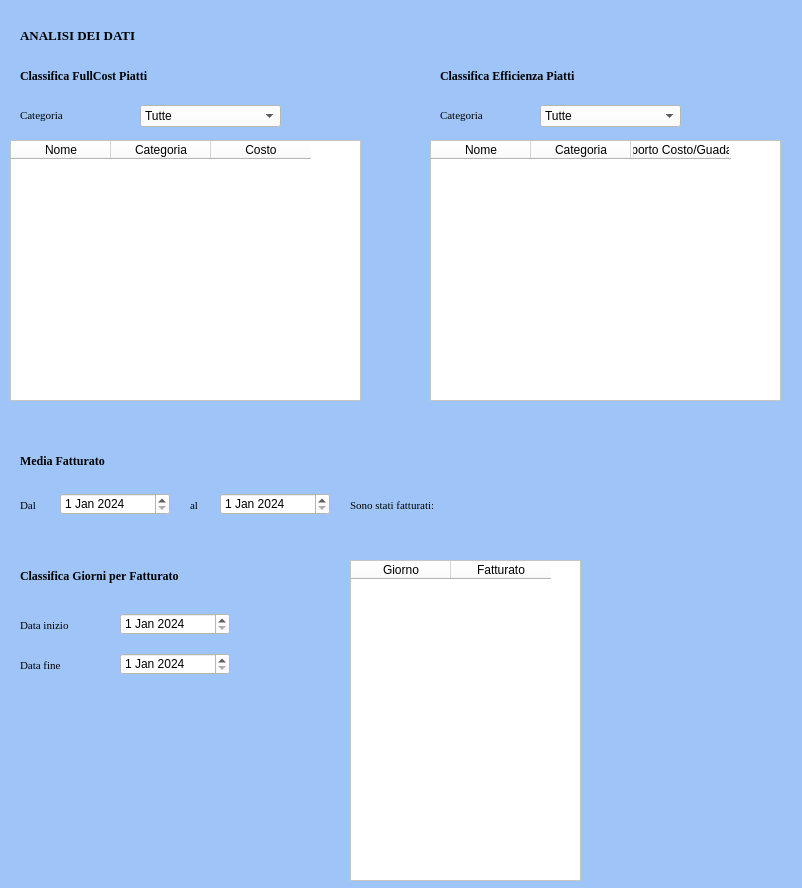
<?xml version="1.0" encoding="UTF-8"?>
<ui version="4.0">
 <class>AnalisiDati</class>
 <widget class="QDialog" name="AnalisiDati">
  <property name="geometry">
   <rect>
    <x>0</x>
    <y>0</y>
    <width>802</width>
    <height>888</height>
   </rect>
  </property>
  <property name="windowTitle">
   <string>Analisi dei Dati</string>
  </property>
  <property name="styleSheet">
   <string notr="true">background-color: rgb(159, 197, 248);</string>
  </property>
  <widget class="QLabel" name="label">
   <property name="geometry">
    <rect>
     <x>20</x>
     <y>10</y>
     <width>201</width>
     <height>51</height>
    </rect>
   </property>
   <property name="font">
    <font>
     <family>Georgia</family>
     <pointsize>10</pointsize>
     <weight>75</weight>
     <bold>true</bold>
    </font>
   </property>
   <property name="text">
    <string>ANALISI DEI DATI</string>
   </property>
  </widget>
  <widget class="QLabel" name="label_2">
   <property name="geometry">
    <rect>
     <x>20</x>
     <y>60</y>
     <width>191</width>
     <height>31</height>
    </rect>
   </property>
   <property name="font">
    <font>
     <family>Georgia</family>
     <pointsize>9</pointsize>
     <weight>75</weight>
     <bold>true</bold>
    </font>
   </property>
   <property name="text">
    <string>Classifica FullCost Piatti</string>
   </property>
  </widget>
  <widget class="QTableWidget" name="twFullCostPiatti">
   <property name="geometry">
    <rect>
     <x>10</x>
     <y>140</y>
     <width>351</width>
     <height>261</height>
    </rect>
   </property>
   <property name="styleSheet">
    <string notr="true">background-color: rgb(255, 255, 255);</string>
   </property>
   <property name="sizeAdjustPolicy">
    <enum>QAbstractScrollArea::AdjustToContentsOnFirstShow</enum>
   </property>
   <column>
    <property name="text">
     <string>Nome</string>
    </property>
   </column>
   <column>
    <property name="text">
     <string>Categoria</string>
    </property>
   </column>
   <column>
    <property name="text">
     <string>Costo</string>
    </property>
   </column>
  </widget>
  <widget class="QTableWidget" name="twEfficienzaPiatti">
   <property name="geometry">
    <rect>
     <x>430</x>
     <y>140</y>
     <width>351</width>
     <height>261</height>
    </rect>
   </property>
   <property name="styleSheet">
    <string notr="true">background-color: rgb(255, 255, 255);</string>
   </property>
   <property name="sizeAdjustPolicy">
    <enum>QAbstractScrollArea::AdjustToContents</enum>
   </property>
   <column>
    <property name="text">
     <string>Nome</string>
    </property>
   </column>
   <column>
    <property name="text">
     <string>Categoria</string>
    </property>
   </column>
   <column>
    <property name="text">
     <string>Rapporto Costo/Guadagno</string>
    </property>
   </column>
  </widget>
  <widget class="QLabel" name="label_3">
   <property name="geometry">
    <rect>
     <x>440</x>
     <y>60</y>
     <width>211</width>
     <height>31</height>
    </rect>
   </property>
   <property name="font">
    <font>
     <family>Georgia</family>
     <pointsize>9</pointsize>
     <weight>75</weight>
     <bold>true</bold>
    </font>
   </property>
   <property name="text">
    <string>Classifica Efficienza Piatti</string>
   </property>
  </widget>
  <widget class="QLabel" name="label_5">
   <property name="geometry">
    <rect>
     <x>20</x>
     <y>445</y>
     <width>141</width>
     <height>31</height>
    </rect>
   </property>
   <property name="font">
    <font>
     <family>Georgia</family>
     <pointsize>9</pointsize>
     <weight>75</weight>
     <bold>true</bold>
    </font>
   </property>
   <property name="text">
    <string>Media Fatturato </string>
   </property>
  </widget>
  <widget class="QDateEdit" name="deInizioMediaFatturato">
   <property name="geometry">
    <rect>
     <x>60</x>
     <y>493</y>
     <width>110</width>
     <height>22</height>
    </rect>
   </property>
   <property name="styleSheet">
    <string notr="true">background-color: rgb(255, 255, 255);</string>
   </property>
   <property name="dateTime">
    <datetime>
     <hour>0</hour>
     <minute>0</minute>
     <second>0</second>
     <year>2024</year>
     <month>1</month>
     <day>1</day>
    </datetime>
   </property>
  </widget>
  <widget class="QLabel" name="label_6">
   <property name="geometry">
    <rect>
     <x>20</x>
     <y>490</y>
     <width>21</width>
     <height>31</height>
    </rect>
   </property>
   <property name="font">
    <font>
     <family>Georgia</family>
     <pointsize>8</pointsize>
     <weight>50</weight>
     <bold>false</bold>
    </font>
   </property>
   <property name="text">
    <string>Dal</string>
   </property>
  </widget>
  <widget class="QLabel" name="label_7">
   <property name="geometry">
    <rect>
     <x>190</x>
     <y>490</y>
     <width>31</width>
     <height>31</height>
    </rect>
   </property>
   <property name="font">
    <font>
     <family>Georgia</family>
     <pointsize>8</pointsize>
     <weight>50</weight>
     <bold>false</bold>
    </font>
   </property>
   <property name="text">
    <string>al</string>
   </property>
  </widget>
  <widget class="QDateEdit" name="deFineMediaFatturato">
   <property name="geometry">
    <rect>
     <x>220</x>
     <y>493</y>
     <width>110</width>
     <height>22</height>
    </rect>
   </property>
   <property name="styleSheet">
    <string notr="true">background-color: rgb(255, 255, 255);</string>
   </property>
   <property name="dateTime">
    <datetime>
     <hour>23</hour>
     <minute>59</minute>
     <second>59</second>
     <year>2024</year>
     <month>1</month>
     <day>1</day>
    </datetime>
   </property>
   <property name="time">
    <time>
     <hour>23</hour>
     <minute>59</minute>
     <second>59</second>
    </time>
   </property>
  </widget>
  <widget class="QLabel" name="label_9">
   <property name="geometry">
    <rect>
     <x>350</x>
     <y>490</y>
     <width>131</width>
     <height>31</height>
    </rect>
   </property>
   <property name="font">
    <font>
     <family>Georgia</family>
     <pointsize>8</pointsize>
     <weight>50</weight>
     <bold>false</bold>
    </font>
   </property>
   <property name="text">
    <string>Sono stati fatturati:</string>
   </property>
  </widget>
  <widget class="QLabel" name="lblValoreMediaFatturato">
   <property name="geometry">
    <rect>
     <x>480</x>
     <y>490</y>
     <width>51</width>
     <height>31</height>
    </rect>
   </property>
   <property name="font">
    <font>
     <family>Georgia</family>
     <pointsize>8</pointsize>
     <weight>50</weight>
     <bold>false</bold>
    </font>
   </property>
   <property name="text">
    <string/>
   </property>
  </widget>
  <widget class="QLabel" name="label_8">
   <property name="geometry">
    <rect>
     <x>20</x>
     <y>560</y>
     <width>241</width>
     <height>31</height>
    </rect>
   </property>
   <property name="font">
    <font>
     <family>Georgia</family>
     <pointsize>9</pointsize>
     <weight>75</weight>
     <bold>true</bold>
    </font>
   </property>
   <property name="text">
    <string>Classifica Giorni per Fatturato</string>
   </property>
  </widget>
  <widget class="QLabel" name="label_10">
   <property name="geometry">
    <rect>
     <x>20</x>
     <y>650</y>
     <width>81</width>
     <height>31</height>
    </rect>
   </property>
   <property name="font">
    <font>
     <family>Georgia</family>
     <pointsize>8</pointsize>
     <weight>50</weight>
     <bold>false</bold>
    </font>
   </property>
   <property name="text">
    <string>Data fine</string>
   </property>
  </widget>
  <widget class="QLabel" name="label_11">
   <property name="geometry">
    <rect>
     <x>20</x>
     <y>610</y>
     <width>71</width>
     <height>31</height>
    </rect>
   </property>
   <property name="font">
    <font>
     <family>Georgia</family>
     <pointsize>8</pointsize>
     <weight>50</weight>
     <bold>false</bold>
    </font>
   </property>
   <property name="text">
    <string>Data inizio</string>
   </property>
  </widget>
  <widget class="QDateEdit" name="deFineGiorniFatturato">
   <property name="geometry">
    <rect>
     <x>120</x>
     <y>653</y>
     <width>110</width>
     <height>22</height>
    </rect>
   </property>
   <property name="styleSheet">
    <string notr="true">background-color: rgb(255, 255, 255);</string>
   </property>
   <property name="dateTime">
    <datetime>
     <hour>23</hour>
     <minute>59</minute>
     <second>59</second>
     <year>2024</year>
     <month>1</month>
     <day>1</day>
    </datetime>
   </property>
   <property name="time">
    <time>
     <hour>23</hour>
     <minute>59</minute>
     <second>59</second>
    </time>
   </property>
  </widget>
  <widget class="QDateEdit" name="deInizioGiorniFatturato">
   <property name="geometry">
    <rect>
     <x>120</x>
     <y>613</y>
     <width>110</width>
     <height>22</height>
    </rect>
   </property>
   <property name="styleSheet">
    <string notr="true">background-color: rgb(255, 255, 255);</string>
   </property>
   <property name="dateTime">
    <datetime>
     <hour>0</hour>
     <minute>0</minute>
     <second>0</second>
     <year>2024</year>
     <month>1</month>
     <day>1</day>
    </datetime>
   </property>
  </widget>
  <widget class="QTableWidget" name="twClassificaGiorni">
   <property name="geometry">
    <rect>
     <x>350</x>
     <y>560</y>
     <width>231</width>
     <height>321</height>
    </rect>
   </property>
   <property name="styleSheet">
    <string notr="true">background-color: rgb(255, 255, 255);</string>
   </property>
   <property name="sizeAdjustPolicy">
    <enum>QAbstractScrollArea::AdjustToContentsOnFirstShow</enum>
   </property>
   <column>
    <property name="text">
     <string>Giorno</string>
    </property>
   </column>
   <column>
    <property name="text">
     <string>Fatturato</string>
    </property>
   </column>
  </widget>
  <widget class="QComboBox" name="cbCategoriaFullCost">
   <property name="geometry">
    <rect>
     <x>140</x>
     <y>105</y>
     <width>141</width>
     <height>22</height>
    </rect>
   </property>
   <property name="styleSheet">
    <string notr="true">background-color: rgb(255, 255, 255);</string>
   </property>
   <item>
    <property name="text">
     <string>Tutte</string>
    </property>
   </item>
   <item>
    <property name="text">
     <string>Bevande</string>
    </property>
   </item>
   <item>
    <property name="text">
     <string>Antipasti</string>
    </property>
   </item>
   <item>
    <property name="text">
     <string>Primi</string>
    </property>
   </item>
   <item>
    <property name="text">
     <string>Secondi</string>
    </property>
   </item>
   <item>
    <property name="text">
     <string>Contorni</string>
    </property>
   </item>
   <item>
    <property name="text">
     <string>Sushi</string>
    </property>
   </item>
   <item>
    <property name="text">
     <string>Pizza</string>
    </property>
   </item>
   <item>
    <property name="text">
     <string>Dolci</string>
    </property>
   </item>
   <item>
    <property name="text">
     <string>Caffetteria</string>
    </property>
   </item>
  </widget>
  <widget class="QLabel" name="label_12">
   <property name="geometry">
    <rect>
     <x>20</x>
     <y>100</y>
     <width>91</width>
     <height>31</height>
    </rect>
   </property>
   <property name="font">
    <font>
     <family>Georgia</family>
     <pointsize>8</pointsize>
     <weight>50</weight>
     <bold>false</bold>
    </font>
   </property>
   <property name="text">
    <string>Categoria</string>
   </property>
  </widget>
  <widget class="QLabel" name="label_13">
   <property name="geometry">
    <rect>
     <x>440</x>
     <y>100</y>
     <width>91</width>
     <height>31</height>
    </rect>
   </property>
   <property name="font">
    <font>
     <family>Georgia</family>
     <pointsize>8</pointsize>
     <weight>50</weight>
     <bold>false</bold>
    </font>
   </property>
   <property name="text">
    <string>Categoria</string>
   </property>
  </widget>
  <widget class="QComboBox" name="cbCategoriaEfficienza">
   <property name="geometry">
    <rect>
     <x>540</x>
     <y>105</y>
     <width>141</width>
     <height>22</height>
    </rect>
   </property>
   <property name="styleSheet">
    <string notr="true">background-color: rgb(255, 255, 255);</string>
   </property>
   <item>
    <property name="text">
     <string>Tutte</string>
    </property>
   </item>
   <item>
    <property name="text">
     <string>Bevande</string>
    </property>
   </item>
   <item>
    <property name="text">
     <string>Antipasti</string>
    </property>
   </item>
   <item>
    <property name="text">
     <string>Primi</string>
    </property>
   </item>
   <item>
    <property name="text">
     <string>Secondi</string>
    </property>
   </item>
   <item>
    <property name="text">
     <string>Contorni</string>
    </property>
   </item>
   <item>
    <property name="text">
     <string>Sushi</string>
    </property>
   </item>
   <item>
    <property name="text">
     <string>Pizza</string>
    </property>
   </item>
   <item>
    <property name="text">
     <string>Dolci</string>
    </property>
   </item>
   <item>
    <property name="text">
     <string>Caffetteria</string>
    </property>
   </item>
  </widget>
  <widget class="QLabel" name="lblGiornoFine">
   <property name="geometry">
    <rect>
     <x>240</x>
     <y>650</y>
     <width>91</width>
     <height>31</height>
    </rect>
   </property>
   <property name="font">
    <font>
     <family>Georgia</family>
     <pointsize>8</pointsize>
     <weight>50</weight>
     <bold>false</bold>
    </font>
   </property>
   <property name="text">
    <string/>
   </property>
  </widget>
  <widget class="QLabel" name="lblGiornoInizio">
   <property name="geometry">
    <rect>
     <x>240</x>
     <y>610</y>
     <width>91</width>
     <height>31</height>
    </rect>
   </property>
   <property name="font">
    <font>
     <family>Georgia</family>
     <pointsize>8</pointsize>
     <weight>50</weight>
     <bold>false</bold>
    </font>
   </property>
   <property name="text">
    <string/>
   </property>
  </widget>
 </widget>
 <resources/>
 <connections/>
</ui>
